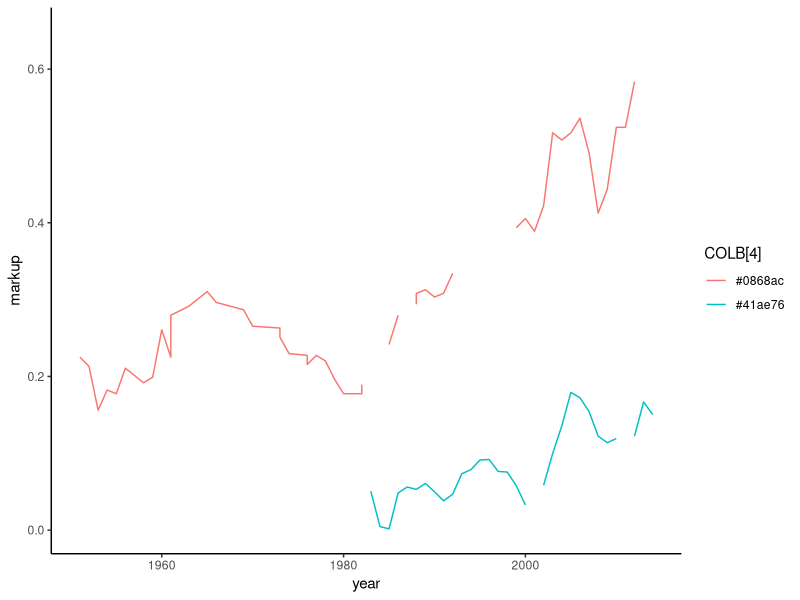

Reproduce this figure in R.
require(shape)
library(tidyverse)
library(lubridate)
#pdf(file = "competitionmarkets/loecker_barkai.pdf", width = 7, height = 7)
# ----
#Set parameters for graphics
axislabelsize <- 1.5
labelsize <- 1.2
graphlinewidth <- 2
segmentlinewidth <- 1.5

COL <- c("#7fc97f", "#beaed4", "#fdc086", "#ffff99", "#386cb0", "#f0027f", "#bf5b17", "#666666")
COLA <- c("#e0f3db", "#99d8c9","#66c2a4","#41ae76", "#238b45", "#005824")
COLB <- c("#c6dbef", "#4eb3d3", "#2b8cbe", "#0868ac","#084081")
COLC <- c("#fcfbfd", "#efedf5", "#dadaeb", "#bcbddc", "#9e9ac8", "#807dba", "#6a51a3", "#54278f", "#3f007d")
# functions
# ----
sub_1 <- function(x){
  x - 1
}

date_max <- function(x, y){
  max(x, y)
}
# ----


#----
# pull in data
# ----
library(readr)
barkai_2018 <- read_csv("competitionmarkets/loecker_barkai/barkai_2018.csv")
loecker_2018 <- read_csv("competitionmarkets/loecker_barkai/loecker_2018.csv")

# adjust / clean
loecker_2018$y_adj<- sub_1(loecker_2018["y"])


barkai_2018 <- barkai_2018 %>% 
  rename("year_b" = x, "b_share" = y)

loecker_2018 <- loecker_2018 %>% 
  rename("year_l" = x, "l_markup" = y_adj) 

loecker_2018$y <- NULL

loecker_2018$year <- floor(loecker_2018$year_l)
barkai_2018$year <- floor(barkai_2018$year_b)

# ----
# merge data
loecker_barkai <- full_join(loecker_2018, barkai_2018, by = "year")

#The ggplot had issues with read l_markup.y
#So I re-did it and just mutated it
#as  you'd coded it it was trying 
#to read l_markup as a df itself

LBdf <- 
  loecker_barkai %>%
  mutate(markup = l_markup$y) %>% 
  select(year, markup, b_share)

#loecker_barkai$year_l <- NULL
#loecker_barkai$year_b <- NULL

#loecker_barkai <- loecker_barkai[, c(2, 1, 3)]
# ----


# graph
# ----

p <-  ggplot(data = LBdf) +
  geom_line(aes(x=year, y=markup, color = COLB[4])) +
  geom_line(aes(x=year, y=b_share, color = COLA[4])) +
  theme_classic() 
  

# Save plot to PDF
#ggsave(filename = loecker_barkai, plot = p, device = "pdf", path = "competitionmarkets/loecker_barkai.pdf",
#       width = 7, height = 7, units = "in")

# ----



dev.off()
